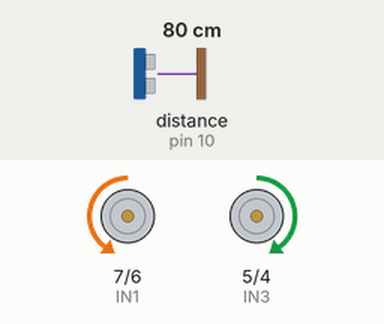
Bench run of a sketch on a simulated Arduino Uno, built with avr-gcc and run on an emulated ATmega328P. Parts: motor-driver pin pairs drawn as motors (green arrow = first pin HIGH = forward, orange = second pin HIGH = backward, longer = more drive, scaled by the enable pin). Wiring (inferred from the names in the program): ultrasonic range finder: trigger pin 8; echo pin 10. Inputs (shaded band) come from the test bench; at power-on: distance to the obstacle (sensor on pin 10) 80 cm. The echo pulse lasts 58.3 µs per cm.

Above: at 1.2 s.
1.3 s: distance to the obstacle (sensor on pin 10) set to 16 cm
2.8 s: distance to the obstacle (sensor on pin 10) set to 13 cm
At 3.4 s:
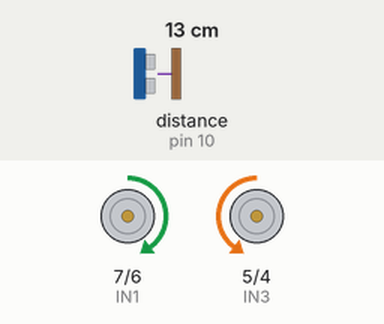
At 4.4 s:
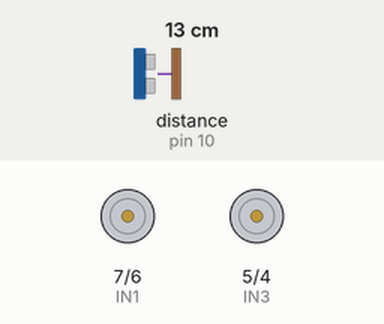
7.3 s: distance to the obstacle (sensor on pin 10) set to 2 cm
At 9.3 s:
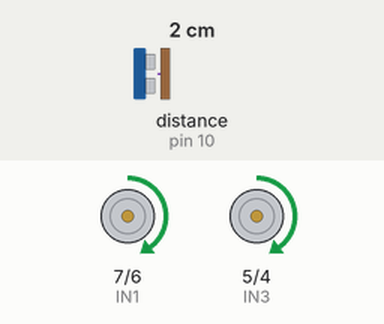
Timing chart, 0 to 11.3 s (numbered marks = the images above; inputs shaded):
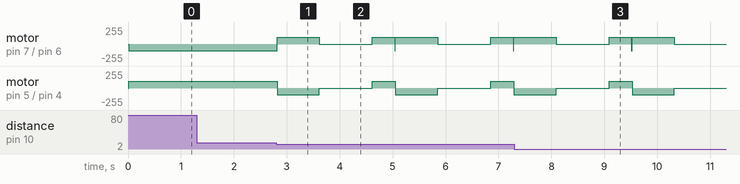

The sketch:

Arduino_Robot.ino
```cpp
 const int IN1 = 7;
const int IN2 = 6;
const int IN3 = 5;
const int IN4 = 4;
int trigPin=8;
int echoPin=10;
const int ENA = 9;
const int ENB = 3;


void setup() {

  pinMode(trigPin,OUTPUT);
  pinMode(echoPin,INPUT);
  pinMode (IN1, OUTPUT);
  pinMode (IN2, OUTPUT);
  pinMode (IN3, OUTPUT);
  pinMode (IN4, OUTPUT);
 pinMode (ENA, OUTPUT);
  pinMode (ENB, OUTPUT);
  // put your setup code here, to run once:

}

void loop() {

long duration , distance;
digitalWrite(trigPin,HIGH);
delayMicroseconds(1000);
digitalWrite(trigPin,LOW);
duration = pulseIn(echoPin,HIGH);
distance =(duration/2)/29.1;
Serial.print(distance);
Serial.println("CM");
delay(10);


  analogWrite(ENA, 100);
  analogWrite(ENB, 100);

  digitalWrite(IN1, LOW);
  digitalWrite(IN2, HIGH);
  digitalWrite(IN3, HIGH);
  digitalWrite(IN4, LOW);

  if(distance <=13){

  digitalWrite(IN1, HIGH);
  digitalWrite(IN2, LOW);
  digitalWrite(IN3, LOW);
  digitalWrite(IN4,HIGH);
  delay(800);


  digitalWrite(IN1, LOW);
  digitalWrite(IN2, LOW);
  digitalWrite(IN3, LOW);
  digitalWrite(IN4, LOW);
  delay(1000);

        digitalWrite(IN3, HIGH);
        digitalWrite(IN4, LOW);
        digitalWrite(IN1, HIGH);
        digitalWrite(IN2, LOW);
        delay(424);

   digitalWrite(IN1, LOW);
  digitalWrite(IN2, HIGH);
  digitalWrite(IN3, HIGH);
  digitalWrite(IN4, LOW);


      }

  // put your main code here, to run repeatedly:

}
```

Measured:
- the behaviour switches between 15 and 14 cm on distance to the obstacle (sensor on pin 10) (found by bisection; images 0 and 1)
- after the input at 1.3 s, every drawn part: stays the same
- after the input at 2.8 s, motor on pin 5 (IN3) / pin 4 (IN4): forward 100/255 → backward 100/255 at once, → stopped 0.80 s later, → forward 100/255 1.0 s later, → backward 100/255 0.44 s later, … (7 changes in this stretch)
